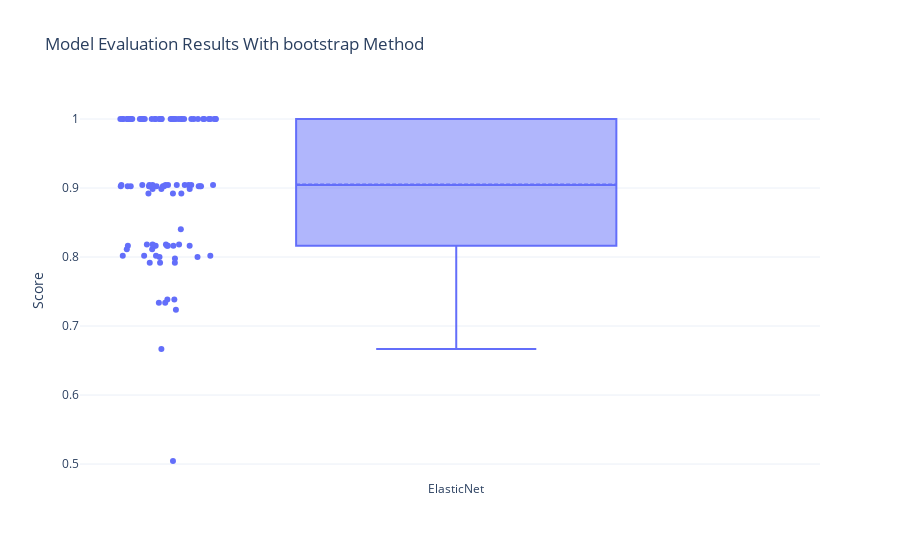

Notebook source saved alongside this figure:
### Code cell
mod, df ,shp = mlpipe.bayesian_search(estimator_name='ElasticNet',scoring='matthews_corrcoef', evaluation='bootstrap', n_trials=100, warnings_filter=True,calculate_shap=True)

### Figure 1 — Plotly figure (JSON) as saved in the notebook; plotly's stock layout.template omitted (floating-point values rounded to 4 significant figures)
{"data": [{"boxmean": true, "boxpoints": "all", "jitter": 0.3, "name": "ElasticNet", "pointpos": -1.8, "type": "box", "y": [0.8165, 1, 1, 0.8, 0.9045, 1, 1, 0.8987, 1, 1, 1, 1, 0.7385, 1, 1, 1, 0.8182, 1, 1, 0.9045, 0.8182, 0.8018, 0.9045, 0.9045, 1, 1, 0.8165, 1, 0.9027, 0.9027, 1, 0.5044, 1, 0.8921, 1, 0.9045, 1, 0.9045, 0.7917, 1, 1, 1, 0.9027, 0.8987, 0.9027, 0.8182, 1, 0.7237, 0.9027, 1, 0.8165, 1, 0.7338, 0.8182, 0.8165, 0.8018, 1, 0.7917, 0.9027, 0.9027, 0.798, 1, 0.9027, 1, 0.8018, 0.8402, 0.9045, 0.8921, 0.7385, 1, 1, 1, 0.9027, 0.8165, 1, 1, 0.8921, 0.7338, 0.8165, 1, 0.9045, 0.9027, 1, 0.8987, 0.7917, 0.9045, 1, 0.6667, 1, 0.9027, 0.8018, 0.8112, 0.8112, 0.8165, 0.9045, 1, 1, 0.8, 1, 0.9045]}], "layout": {"title": {"text": "Model Evaluation Results With bootstrap Method"}, "yaxis": {"title": {"text": "Score"}}}}
